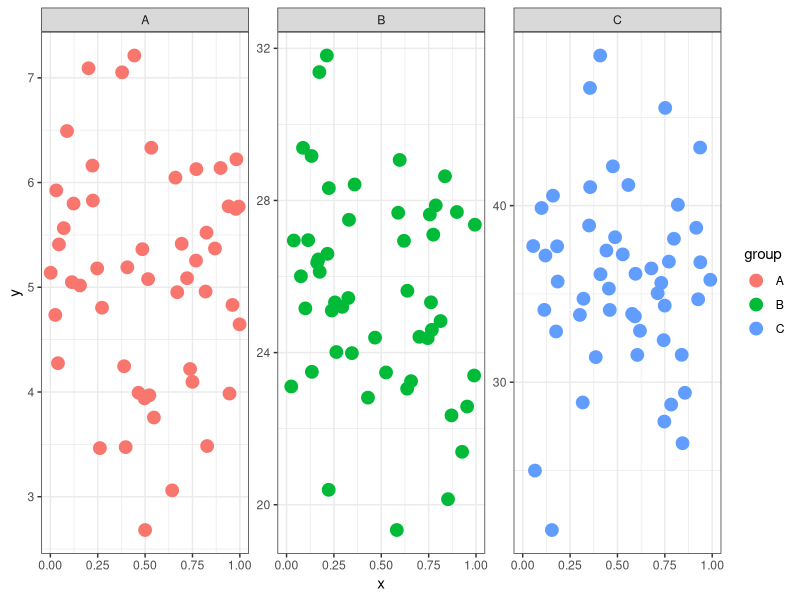
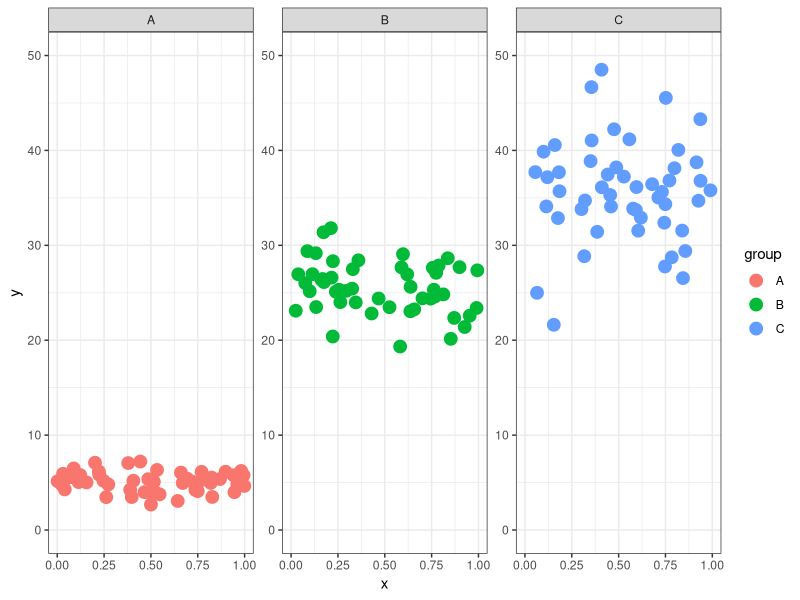
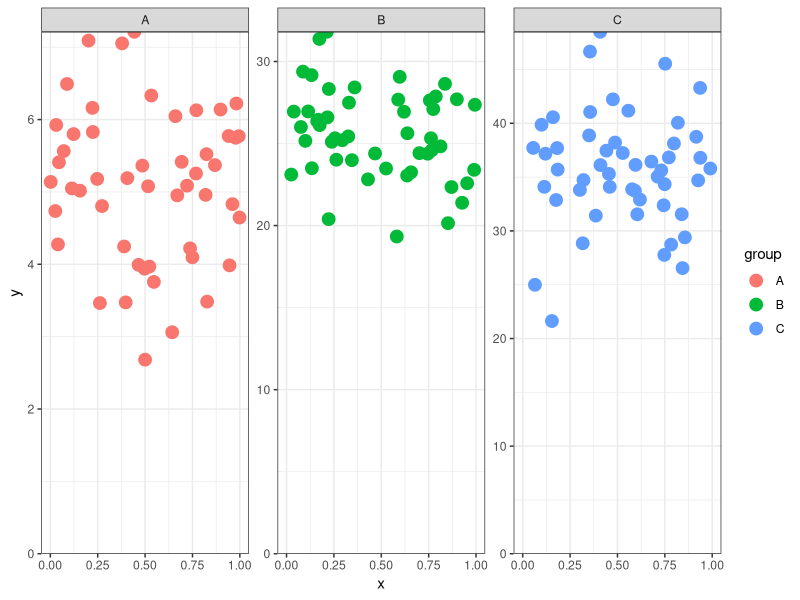
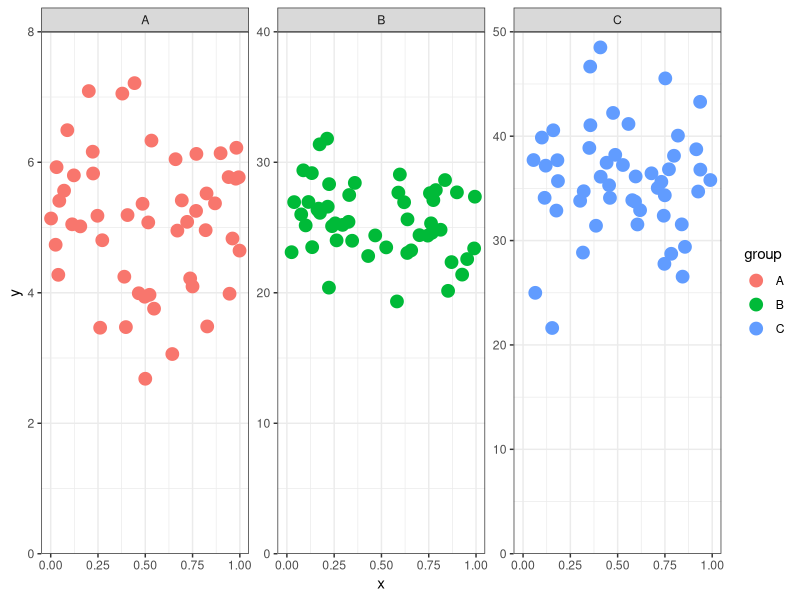

Source code (R) for these figures, in order:
## ---- chunk 1
.libPaths("D:/RPackages")
## ---- chunk 2
set.seed(20140824)

library(ggplot2)

# First make up some data with different values for y with different scales
foo.dat<-rbind(data.frame(group="A", x = runif(50), y=rnorm(50,mean=5)),
                data.frame(group="B", x = runif(50), y=rnorm(50,mean=5,sd=3)+20),
                data.frame(group="C", x = runif(50), y=rnorm(50,mean=5,sd=5)+30))

## Plot it in ggplot
ggplot() + 
  geom_point(data=foo.dat,aes(x=x,y=y,colour=group),size=4) + 
  facet_wrap(~group,scales="free_y") + ## using scales="free_y" allows the y-axis to vary while keeping x-axis constant among plots
  theme_bw()
## ---- chunk 3
ggplot() + 
  geom_point(data=foo.dat,aes(x=x,y=y,colour=group),size=4) + 
  facet_wrap(~group,scales="free_y") + 
  coord_cartesian(ylim=c(0,50)) + 
  theme_bw()
## ---- chunk 4

## Plot it in ggplot
ggplot() + 
  geom_point(data=foo.dat,aes(x=x,y=y,colour=group),size=4) + 
  facet_wrap(~group,scales="free_y") + 
  expand_limits(y = 0) +
  scale_y_continuous(expand=c(0,0)) +
  theme_bw()
## ---- chunk 5
blank_data<-data.frame(group=c("A","A","B","B","C","C"), x=0,y=c(0,8,0,40,0,50))

## Plot it in ggplot
ggplot() + 
  geom_point(data=foo.dat,aes(x=x,y=y,colour=group),size=4) + 
  geom_blank(data=blank_data,aes(x=x,y=y))+
  facet_wrap(~group,scales="free_y") + 
  expand_limits(y = 0) +
  scale_y_continuous(expand=c(0,0)) +
  theme_bw()
